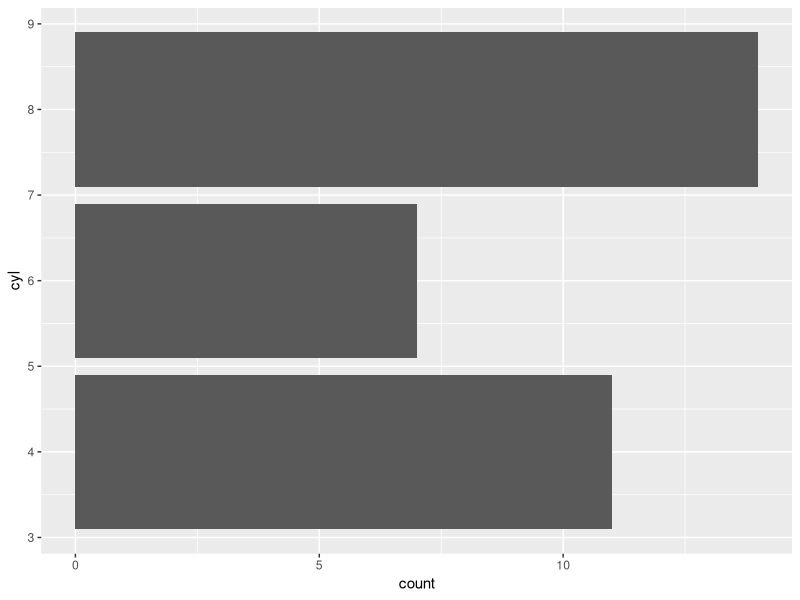

Write the R code that produced this figure.
## ---- chunk 1
library(ggplot2)
library(dplyr)

# cyl_plot()
ggplot(mtcars) + 
  geom_bar(aes(cyl)) + 
  coord_flip()

# cyl_sum()
mtcars %>% 
  group_by(cyl) %>% 
  summarise(n = n(), mpg = mean(mpg))
